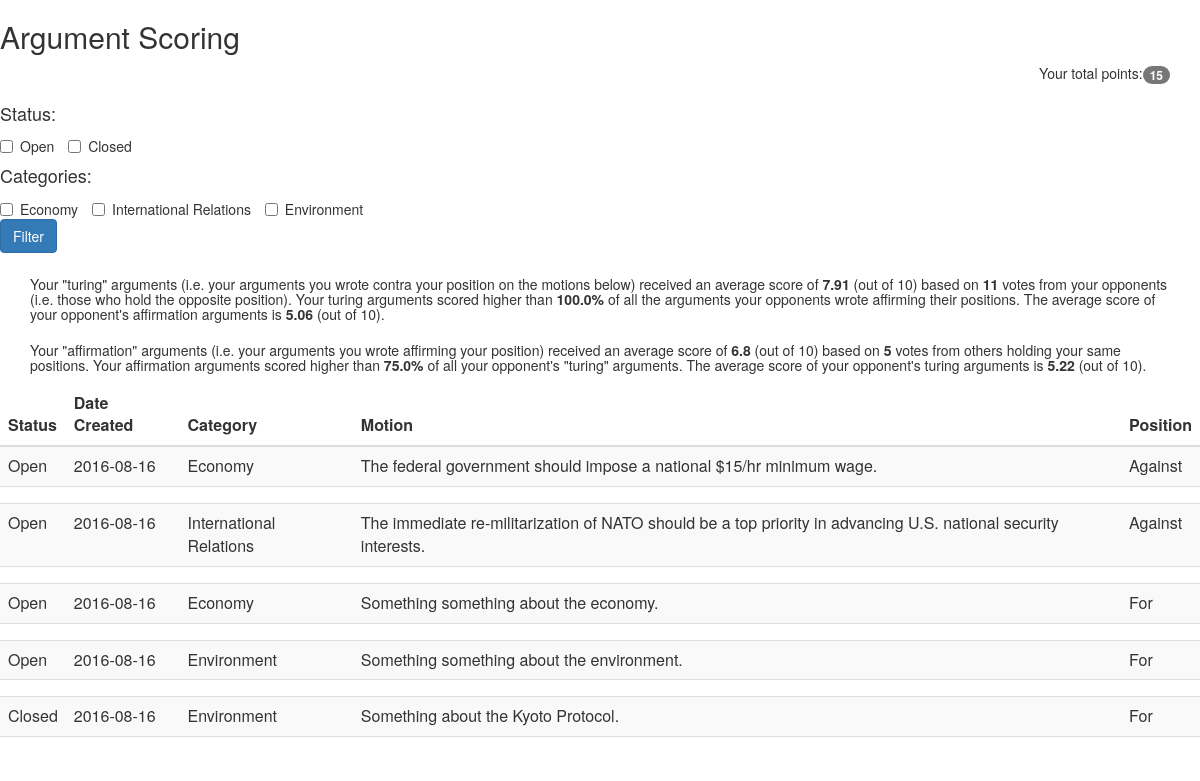
The page /scoring (signed in) on the database as committed earlier.
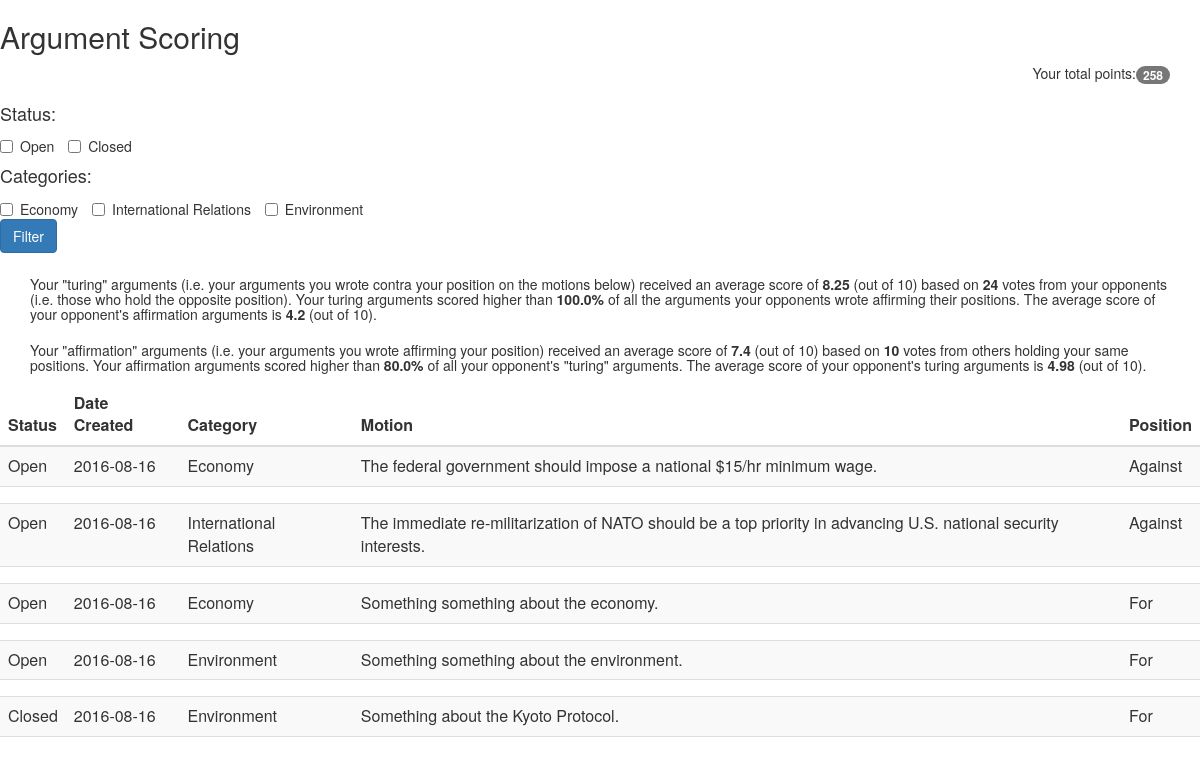
The same page on the database as committed later.
### models.py (models this page shows, shortened)
class Topic(db.Model):
    __tablename__ = "topics"
    id = db.Column(db.Integer, primary_key=True)
    category = db.Column(db.String, nullable=False)
    topic = db.Column(db.String, nullable=False)
    author_id = db.Column(db.Integer, ForeignKey('users.id'))
    created_date = db.Column(db.Date, default=datetime.date.today)
    status = db.Column(db.Boolean, nullable=False)
    def return_status(self):
        if self.status == True:
            return "Open"
        else:
            return "Closed"

class User(db.Model):
    __tablename__ = "users"
    id = db.Column(db.Integer, primary_key=True)
    points = db.Column(db.Integer, default=15, nullable=False)
    name = db.Column(db.String, nullable=False)
    email = db.Column(db.String, nullable=False)
    password = db.Column(db.String, nullable=False)

### app.py (the view)
@app.route('/scoring', methods=['GET'])
@login_required
def scoring():
    user_motions = Motion.query.filter_by(user_id = session['user_id']).all()
    user_topic_ids = [motion.topic_id for motion in user_motions]
    categories = db.session.query(Topic.category).distinct().filter(Topic.id.in_(user_topic_ids)).all()
    filtered_categories = [str(request.args.get(i[0])) for i in categories if request.args.get(i[0]) != None]
    if len(categories) != len(filtered_categories) and len(filtered_categories) > 0:
        topic_ids = db.session.query(Topic.id).filter(Topic.category.in_(filtered_categories)).all()
        topic_ids = [i[0] for i in topic_ids]
        user_motions = [motion for motion in user_motions if motion.topic_id in topic_ids]
    if request.args.get('open_filter') is not None and request.args.get('closed_filter') == None:
        topic_ids = db.session.query(Topic.id).filter(Topic.status == True).all()
        topic_ids = [i[0] for i in topic_ids]
        user_motions = [motion for motion in user_motions if motion.topic_id in topic_ids]
    if request.args.get('open_filter') == None and request.args.get('closed_filter') is not None:
        topic_ids = db.session.query(Topic.id).filter(Topic.status == False).all()
        topic_ids = [i[0] for i in topic_ids]
        user_motions = [motion for motion in user_motions if motion.topic_id in topic_ids]
    motions = []
    opponent_turing_args_ids = []
    opponent_true_args_ids = []
    user_turing_args_ids = []
    user_true_args_ids = []
    for motion in user_motions:
        arguments = db.session.query(Argument).filter(Argument.motion_id == motion.id).all()
        topic = db.session.query(Topic).filter(Topic.id == motion.topic_id)
        numbers = []
        opp_user_boolean = not motion.user_procon
        opponent_motions = db.session.query(Motion.id).filter(Motion.topic_id == motion.topic_id, Motion.user_procon == opp_user_boolean).all()
        opponent_motions = [mot[0] for mot in opponent_motions]
        opponent_arg_ids = db.session.query(Argument).filter(Argument.motion_id.in_(opponent_motions)).all()
        user_turing_arg_ind = True
        for arg in arguments:
            if motion.user_procon == arg.procon:
                user_turing_arg_ind = False
                user_true_args_ids.append(arg.id)
                for opp_arg in opponent_arg_ids:
                    if opp_arg.procon == arg.procon:
                        opponent_turing_args_ids.append(opp_arg.id)
                    else:
                        opponent_true_args_ids.append(opp_arg.id)
            else:
                user_turing_args_ids.append(arg.id)
            arg_votes = db.session.query(func.count(Vote.id)).filter(Vote.argument_id == arg.id)[0][0]
            arg_score = round(db.session.query(func.avg(Vote.value)).filter(Vote.argument_id == arg.id).all()[0][0], 2) if arg_votes > 0 else 0
            motion_ids = db.session.query(Motion.id).filter(Motion.topic_id == topic[0].id, Motion.user_procon != motion.user_procon).all()
            motion_ids = [mot[0] for mot in motion_ids]
            argument_ids = db.session.query(Argument.id).filter(Argument.motion_id.in_(motion_ids), Argument.procon == arg.procon).all()
            argument_ids = [arg[0] for arg in argument_ids]
            opp_votes = db.session.query(func.count(Vote.id)).filter(Vote.argument_id.in_(argument_ids))[0][0]
            opp_avg_score = round(db.session.query(func.avg(Vote.value)).filter(Vote.argument_id.in_(argument_ids)).all()[0][0], 2) if opp_votes > 0 else 0
            numbers.append(opp_votes)
            numbers.append(opp_avg_score)
            numbers.append(arg_votes)
            numbers.append(arg_score)
        motions.append([topic, arguments, numbers, motion.user_procon])
    user_turing_votes = db.session.query(func.count(Vote.id)).filter(Vote.argument_id.in_(user_turing_args_ids))[0][0]
    user_turing_avg = db.session.query(func.avg(Vote.value)).filter(Vote.argument_id.in_(user_turing_args_ids))
    user_turing_avg = round(user_turing_avg[0][0], 2)
    user_true_votes = db.session.query(func.count(Vote.id)).filter(Vote.argument_id.in_(user_true_args_ids))[0][0]
    user_true_avg = db.session.query(func.avg(Vote.value)).filter(Vote.argument_id.in_(user_true_args_ids))
    user_true_avg = round(user_true_avg[0][0], 2)
    opp_true_arg_votes = db.session.query(Argument.author_id, func.avg(Vote.value)).join(Vote).filter(Argument.id.in_(opponent_true_args_ids)).group_by(Argument.author_id).all()
    opp_true_avg = round(db.session.query(func.avg(Vote.value)).filter(Vote.argument_id.in_(opponent_true_args_ids))[0][0], 2)
    user_turing_percentile = round(((float(len([round(avg[1], 2) for avg in opp_true_arg_votes if round(avg[1], 2) < user_turing_avg])) / len(opp_true_arg_votes))*100), 1)
    opp_turing_arg_votes = db.session.query(Argument.author_id, func.avg(Vote.value)).join(Vote).filter(Argument.id.in_(opponent_turing_args_ids)).group_by(Argument.author_id).all()
    opp_turing_avg = round(db.session.query(func.avg(Vote.value)).filter(Vote.argument_id.in_(opponent_turing_args_ids))[0][0], 2)
    user_true_percentile = round(((float(len([round(avg[1], 2) for avg in opp_turing_arg_votes if round(avg[1], 2) < user_true_avg])) / len(opp_turing_arg_votes))*100), 1)
    summary_statistics = [user_turing_votes, user_turing_avg, opp_true_avg, user_turing_percentile, user_true_votes, user_true_avg, opp_turing_avg, user_true_percentile]
    user_points = get_user_points()
    return render_template('scoring.html', motions = motions, categories = categories, summary_statistics = summary_statistics, user_points = user_points)

### app.py (called while the page is built)
def login_required(f):
    @wraps(f)
    def wrap(*args, **kwargs):
        if 'logged_in' in session:
            return f(*args, **kwargs)
        else:
            flash('You need to login first.')
            return redirect(url_for('login'))
    return wrap

def get_user_points():
    user = User.query.filter_by(id=session['user_id'])
    return int(user[0].points)

### templates/scoring.html (shortened to what this page needs)
<html>
  <head>
    <link href="{{ url_for('static', filename='bootstrap.min.css') }}" rel="stylesheet" media="screen">
    <link rel="stylesheet" href="http://maxcdn.bootstrapcdn.com/bootstrap/3.3.5/css/bootstrap.min.css">
  </head>
<body>
  <h2> Argument Scoring</h2>
  <div class="container">
    <p align="right">
        Your total points:<span class="badge">{{ user_points }}</span></a><br>
    </p>
  </div>
  <form method="get">
    <h4>Status: </h4>
    <label class="checkbox-inline">
      <input type="checkbox" value="Open" name="open_filter">Open
    </label>
    <label class="checkbox-inline">
      <input type="checkbox" value="Closed" name="closed_filter">Closed
    </label>
    <h4>Categories: </h4>
    {% for cat in categories %}
    <label class="checkbox-inline">
      <input type="checkbox" value="{{ cat[0] }}" name="{{ cat[0] }}">{{ cat[0] }}
    </label>
    {% endfor %}
    <div>
      <button class="btn btn-primary" type="submit">Filter</button>
    </div>
  </form>
  <div class="container">
    <h5>Your "turing" arguments (i.e. your arguments you wrote contra your position on the motions below) received an average score of <b>{{ summary_statistics[1] }}</b>
     (out of 10) based on <b>{{ summary_statistics[0] }}</b> votes from your opponents (i.e. those who hold the opposite position). Your turing arguments scored higher
     than <b>{{ summary_statistics[3] }}%</b> of all the arguments your opponents wrote affirming their positions. The average score of your opponent's affirmation
     arguments is <b>{{ summary_statistics[2] }}</b> (out of 10).</h5>
  </div>
  <div class="container">
    <h5>Your "affirmation" arguments (i.e. your arguments you wrote affirming your position) received an average score of <b>{{ summary_statistics[5] }}</b>
     (out of 10) based on <b>{{ summary_statistics[4] }}</b> votes from others holding your same positions. Your affirmation arguments scored higher
     than <b>{{ summary_statistics[7] }}%</b> of all your opponent's "turing" arguments. The average score of your opponent's turing
     arguments is <b>{{ summary_statistics[6] }}</b> (out of 10).</h5>
  </div>
<table class="table table-striped" id="account-table">
    <thead>
        <tr>
            <th>Status</th>
            <th>Date Created</th>
            <th>Category</th>
            <th>Motion</th>
            <th>Position</th>
        </tr>
    </thead>
    <tbody>
      {% for motion in motions %}
      <tr data-toggle="collapse" data-target="#accordion{{ motion[0][0].id }}" data-parent="accordion-toggle">
        <td>{{ motion[0][0].return_status() }}</td>
        <td>{{ motion[0][0].created_date }}</td>
        <td>{{ motion[0][0].category }}</td>
        <td>{{ motion[0][0].topic }}</td>
        {% if motion[3] == True %}
        <td>For</td>
        {% else %}
        <td>Against</td>
        {% endif %}
      </tr>
      <tr>
        <td colspan="5" class="hiddenRow">
        </td>
      </tr>
      {% endfor %}
    </tbody>
</table>
</body>
</html>

Rows that differ between the two databases and show on the page:
now on this page (row edited): User: points "258"
Other text that changed with them:
{{ summary_statistics[1] }}: "7.91" → "8.25"
{{ summary_statistics[0] }}: "11" → "24"
{{ summary_statistics[2] }}: "5.06" → "4.2"
{{ summary_statistics[5] }}: "6.8" → "7.4"
{{ summary_statistics[4] }}: "5" → "10"
{{ summary_statistics[7] }}: "75.0" → "80.0"
{{ summary_statistics[6] }}: "5.22" → "4.98"
{{ user_points }}: "15" → (not shown)
